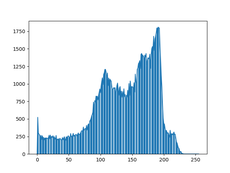
#> input picture Project3/Task2/histogram.png, 230 x 173 px, shrunk from 640 x 480 before the run, given in place of point.jpg, which was not available
$ python task2.py
#> lines starting #> are read from the running program, lines starting #| are printed output that depends on the picture; after the words box and inside, x2 and y2 are one past the last pixel; in counts of white or black regions, pixels touching at a corner belong together; pictures that were not available may be replaced by others from this repository, and a replacement may not be noted
import cv2
import numpy as np
from matplotlib import pyplot as plt

img = cv2.imread("point.jpg",0)
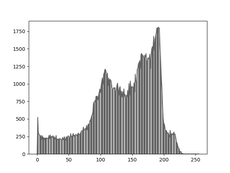
#> img: shape (173, 230); min 59, max 255, mean 228.7

ker = [[-1, -1, -1, -1, -1],
        [-1, -1, -1, -1, -1],
        [-1, -1, 24, -1, -1],
        [-1, -1, -1, -1, -1],
        [-1, -1, -1, -1, -1]]
ker = np.asarray(ker)

def zeropad(img):
    img1 = np.insert(img,0,0,axis=1)
    img1 = np.insert(img1,len(img[0])+1,0,axis=1)
    img1 = np.insert(img1,0,0,axis=0)
    img1 = np.insert(img1,len(img)+1,0,axis=0)
    return img1

def pad5(paddedimg,rowLim,colLim):

    list1 = []
    list2 = []
    list3 = []
    list4 = []
    list5 = []

    for c in colLim:
        list1.append(paddedimg[rowLim[0]][c])
        list2.append(paddedimg[rowLim[1]][c])
        list3.append(paddedimg[rowLim[2]][c])
        list4.append(paddedimg[rowLim[3]][c])
        list5.append(paddedimg[rowLim[4]][c])
        #list6.append(paddedimg[rowLim[5]][c])
        #list7.append(paddedimg[rowLim[6]][c])
    paddedimg5c5 = [list1,list2,list3,list4,list5]
    return paddedimg5c5

def submatrix(matrix, startRow, startCol, size):
    return matrix[startRow-1:startRow-1+size,startCol-1:startCol-1+size]

def dotProd(paddedimg, img2 ,row, col):
    rowLim = [row-2,row-1,row,row+1,row+2]
    colLim = [col-2,col-1,col,col+1,col+2]
    sum = 0
    paddedimg5c5 = pad5(paddedimg,rowLim,colLim)
    for i in range(5):
        for j in range(5):
            sum = sum + (paddedimg5c5[i][j] * img2[i][j])
    return sum

def convolution(img1, img2):
    rowLen = len(img1)
#> rowLen = 173
    colLen = len(img1[0])
#> colLen = 230
    paddedimg = zeropad(zeropad(img1))
#> in zeropad (call 2), `img1 = np.insert(img1,len(img)+1,0,axis=0)`:
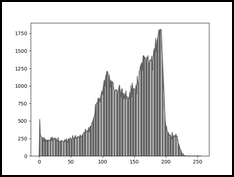
#> img1: shape (177, 234); min 0, max 255, mean 219.7
    #outputMat = np.zeros(rowLen,colLen)
    outputMat = [[0 for col in range(colLen)] for row in range(rowLen)]
    for i in range(rowLen):
        for j in range(colLen):
            outputMat[i][j] = dotProd(paddedimg, img2, i+2,j+2)
    return outputMat

output = convolution(img,ker)
output = np.asarray(output)
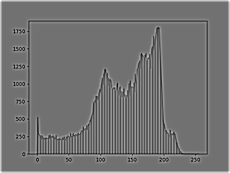
#> output: shape (173, 230) int64; min -3297, max 4080, mean 77.2; drawn with min black and max white
cv2.imwrite("output before thresholding.jpg",output)

def get_threshold(img):
    max = np.max(img)
    return max*0.9

output = np.absolute(output)
max = get_threshold(output)
x,y = np.nonzero(output>max)
print(np.nonzero(output>max)) # 249,445
#| (array([  0,   0, 172, 172]), array([  0, 229,   0, 229]))
output[output < max] = 0
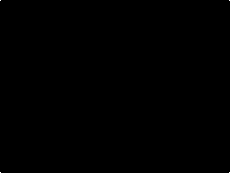
#> output: shape (173, 230) int64; values 0 (black) and 4080 (white), 0.01% white in thin lines or dots
output[output > max] = 255
#> output: shape (173, 230) int64; 0.01% white in thin lines or dots

cv2.imwrite("output.jpg",output)


print(x)
#| [  0   0 172 172]
print(y)
#| [  0 229   0 229]

"""
for i in range(len(x)):
    x1 = x[i]
    y1 = y[i]
    cv2.circle(output, (x,y),10, (255,255,255), thickness=2, lineType=8, shift=0)
#cv2.circle(output, (x[0],y[0]),10, (255,255,255), thickness=2, lineType=8, shift=0)
cv2.imwrite("output1.jpg",output)

"""

# Part 2b
img = cv2.imread("segment.jpg",0)
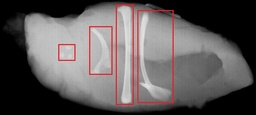
#> input picture Project3/Task2/segment.jpg, 256 x 115 px, shrunk from 712 x 321 before the run
#> img: shape (115, 256); min 0, max 229, mean 91.1

H = np.zeros(256)
row,col = img.shape

for i in range(row):
    for j in range(col):
        H[img[i][j]] += 1

H[0] = 0
plt.bar(range(256),(H))
#plt.plot(H)
plt.show()
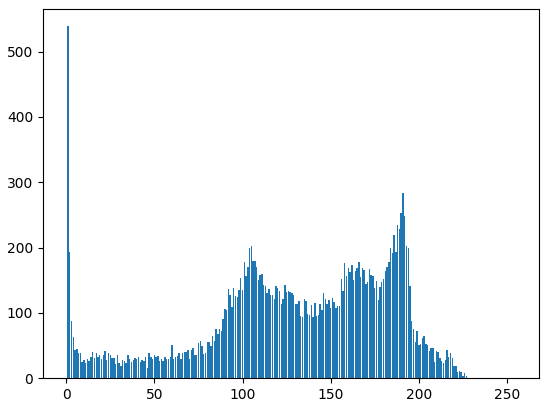
#> figure drawn by matplotlib, 1 panel; tallest bar 539 high, from x = 0.6 to 1.4

threshold = 205

for i in range(row):
    for j in range(col):
        if img[i][j] < threshold:
            img[i][j] = 0
        else:
            img[i][j] = 255
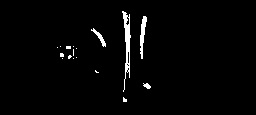
#> img: shape (115, 256); 2.1% white; 17 white regions (13 under 20 px), largest, box (x1, y1, x2, y2) and area: (122, 11, 131, 92) 293, (140, 16, 147, 59) 153, (91, 28, 106, 47) 76, (143, 83, 151, 89) 30

cv2.imwrite("segmented_img.jpg",img)
